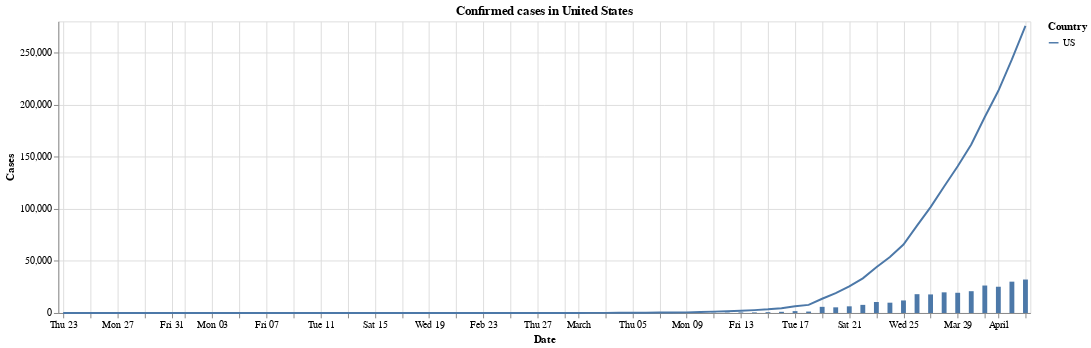

The code cell stored with this chart in its notebook:
### Code cell
_chart = chart_countries_timeline(df_confirmed, ['US']).properties(title = 'Confirmed cases in United States')
_diff = chart_countries_timeline_diff(df_confirmed, 'US')

(_chart + _diff)

### Figure 1 — Vega-Lite specification as saved in the notebook (floating-point values rounded to 4 significant figures)
{"config": {"view": {"continuousWidth": 400, "continuousHeight": 300}}, "layer": [{"data": {"name": "data-043303f3102cf8f164a7c38218e74d29"}, "mark": "line", "encoding": {"color": {"type": "nominal", "field": "Country"}, "opacity": {"condition": {"value": 1, "selection": "selector003"}, "value": 0.2}, "tooltip": [{"type": "nominal", "field": "Country"}, {"type": "temporal", "field": "Date"}, {"type": "quantitative", "field": "Cases"}], "x": {"type": "temporal", "field": "Date"}, "y": {"type": "quantitative", "field": "Cases"}}, "selection": {"selector003": {"type": "multi", "fields": ["Country"], "bind": "legend"}}, "title": "Confirmed cases in United States", "width": 1000}, {"data": {"name": "data-6c18279c1324b1d2d230ca61be7e0c03"}, "mark": "bar", "encoding": {"x": {"type": "temporal", "field": "Date"}, "y": {"type": "quantitative", "field": "Cases"}}}], "$schema": "https://vega.github.io/schema/vega-lite/v4.0.2.json", "datasets": {"data-043303f3102cf8f164a7c38218e74d29": [{"Country": "US", "Date": "2020-01-23T00:00:00", "Cases": 1}, {"Country": "US", "Date": "2020-01-24T00:00:00", "Cases": 2}, {"Country": "US", "Date": "2020-01-25T00:00:00", "Cases": 2}, {"Country": "US", "Date": "2020-01-26T00:00:00", "Cases": 5}, {"Country": "US", "Date": "2020-01-27T00:00:00", "Cases": 5}, {"Country": "US", "Date": "2020-01-28T00:00:00", "Cases": 5}, {"Country": "US", "Date": "2020-01-29T00:00:00", "Cases": 5}, {"Country": "US", "Date": "2020-01-30T00:00:00", "Cases": 5}, {"Country": "US", "Date": "2020-01-31T00:00:00", "Cases": 7}, {"Country": "US", "Date": "2020-02-01T00:00:00", "Cases": 8}, {"Country": "US", "Date": "2020-02-02T00:00:00", "Cases": 8}, {"Country": "US", "Date": "2020-02-03T00:00:00", "Cases": 11}, {"Country": "US", "Date": "2020-02-04T00:00:00", "Cases": 11}, {"Country": "US", "Date": "2020-02-05T00:00:00", "Cases": 11}, {"Country": "US", "Date": "2020-02-06T00:00:00", "Cases": 11}, {"Country": "US", "Date": "2020-02-07T00:00:00", "Cases": 11}, {"Country": "US", "Date": "2020-02-08T00:00:00", "Cases": 11}, {"Country": "US", "Date": "2020-02-09T00:00:00", "Cases": 11}, {"Country": "US", "Date": "2020-02-10T00:00:00", "Cases": 11}, {"Country": "US", "Date": "2020-02-11T00:00:00", "Cases": 12}, {"Country": "US", "Date": "2020-02-12T00:00:00", "Cases": 12}, {"Country": "US", "Date": "2020-02-13T00:00:00", "Cases": 13}, {"Country": "US", "Date": "2020-02-14T00:00:00", "Cases": 13}, {"Country": "US", "Date": "2020-02-15T00:00:00", "Cases": 13}, {"Country": "US", "Date": "2020-02-16T00:00:00", "Cases": 13}, {"Country": "US", "Date": "2020-02-17T00:00:00", "Cases": 13}, {"Country": "US", "Date": "2020-02-18T00:00:00", "Cases": 13}, {"Country": "US", "Date": "2020-02-19T00:00:00", "Cases": 13}, {"Country": "US", "Date": "2020-02-20T00:00:00", "Cases": 13}, {"Country": "US", "Date": "2020-02-21T00:00:00", "Cases": 15}, {"Country": "US", "Date": "2020-02-22T00:00:00", "Cases": 15}, {"Country": "US", "Date": "2020-02-23T00:00:00", "Cases": 15}, {"Country": "US", "Date": "2020-02-24T00:00:00", "Cases": 51}, {"Country": "US", "Date": "2020-02-25T00:00:00", "Cases": 51}, {"Country": "US", "Date": "2020-02-26T00:00:00", "Cases": 57}, {"Country": "US", "Date": "2020-02-27T00:00:00", "Cases": 58}, {"Country": "US", "Date": "2020-02-28T00:00:00", "Cases": 60}, {"Country": "US", "Date": "2020-02-29T00:00:00", "Cases": 68}, {"Country": "US", "Date": "2020-03-01T00:00:00", "Cases": 74}, {"Country": "US", "Date": "2020-03-02T00:00:00", "Cases": 98}, {"Country": "US", "Date": "2020-03-03T00:00:00", "Cases": 118}, {"Country": "US", "Date": "2020-03-04T00:00:00", "Cases": 149}, {"Country": "US", "Date": "2020-03-05T00:00:00", "Cases": 217}, {"Country": "US", "Date": "2020-03-06T00:00:00", "Cases": 262}, {"Country": "US", "Date": "2020-03-07T00:00:00", "Cases": 402}, {"Country": "US", "Date": "2020-03-08T00:00:00", "Cases": 518}, {"Country": "US", "Date": "2020-03-09T00:00:00", "Cases": 583}, {"Country": "US", "Date": "2020-03-10T00:00:00", "Cases": 959}, {"Country": "US", "Date": "2020-03-11T00:00:00", "Cases": 1281}, {"Country": "US", "Date": "2020-03-12T00:00:00", "Cases": 1663}, {"Country": "US", "Date": "2020-03-13T00:00:00", "Cases": 2179}, {"Country": "US", "Date": "2020-03-14T00:00:00", "Cases": 2727}, {"Country": "US", "Date": "2020-03-15T00:00:00", "Cases": 3499}, {"Country": "US", "Date": "2020-03-16T00:00:00", "Cases": 4632}, {"Country": "US", "Date": "2020-03-17T00:00:00", "Cases": 6421}, {"Country": "US", "Date": "2020-03-18T00:00:00", "Cases": 7783}, {"Country": "US", "Date": "2020-03-19T00:00:00", "Cases": 13677}, {"Country": "US", "Date": "2020-03-20T00:00:00", "Cases": 19100}, {"Country": "US", "Date": "2020-03-21T00:00:00", "Cases": 25489}, {"Country": "US", "Date": "2020-03-22T00:00:00", "Cases": 33276}, {"Country": "US", "Date": "2020-03-23T00:00:00", "Cases": 43847}, {"Country": "US", "Date": "2020-03-24T00:00:00", "Cases": 53740}, {"Country": "US", "Date": "2020-03-25T00:00:00", "Cases": 65778}, {"Country": "US", "Date": "2020-03-26T00:00:00", "Cases": 83836}, {"Country": "US", "Date": "2020-03-27T00:00:00", "Cases": 101657}, {"Country": "US", "Date": "2020-03-28T00:00:00", "Cases": 121478}, {"Country": "US", "Date": "2020-03-29T00:00:00", "Cases": 140886}, {"Country": "US", "Date": "2020-03-30T00:00:00", "Cases": 161807}, {"Country": "US", "Date": "2020-03-31T00:00:00", "Cases": 188172}, {"Country": "US", "Date": "2020-04-01T00:00:00", "Cases": 213372}, {"Country": "US", "Date": "2020-04-02T00:00:00", "Cases": 243453}, {"Country": "US", "Date": "2020-04-03T00:00:00", "Cases": 275586}], "data-6c18279c1324b1d2d230ca61be7e0c03": [{"Date": "2020-01-22T00:00:00", "Cases": null}, {"Date": "2020-01-23T00:00:00", "Cases": 0.0}, {"Date": "2020-01-24T00:00:00", "Cases": 1.0}, {"Date": "2020-01-25T00:00:00", "Cases": 0.0}, {"Date": "2020-01-26T00:00:00", "Cases": 3.0}, {"Date": "2020-01-27T00:00:00", "Cases": 0.0}, {"Date": "2020-01-28T00:00:00", "Cases": 0.0}, {"Date": "2020-01-29T00:00:00", "Cases": 0.0}, {"Date": "2020-01-30T00:00:00", "Cases": 0.0}, {"Date": "2020-01-31T00:00:00", "Cases": 2.0}, {"Date": "2020-02-01T00:00:00", "Cases": 1.0}, {"Date": "2020-02-02T00:00:00", "Cases": 0.0}, {"Date": "2020-02-03T00:00:00", "Cases": 3.0}, {"Date": "2020-02-04T00:00:00", "Cases": 0.0}, {"Date": "2020-02-05T00:00:00", "Cases": 0.0}, {"Date": "2020-02-06T00:00:00", "Cases": 0.0}, {"Date": "2020-02-07T00:00:00", "Cases": 0.0}, {"Date": "2020-02-08T00:00:00", "Cases": 0.0}, {"Date": "2020-02-09T00:00:00", "Cases": 0.0}, {"Date": "2020-02-10T00:00:00", "Cases": 0.0}, {"Date": "2020-02-11T00:00:00", "Cases": 1.0}, {"Date": "2020-02-12T00:00:00", "Cases": 0.0}, {"Date": "2020-02-13T00:00:00", "Cases": 1.0}, {"Date": "2020-02-14T00:00:00", "Cases": 0.0}, {"Date": "2020-02-15T00:00:00", "Cases": 0.0}, {"Date": "2020-02-16T00:00:00", "Cases": 0.0}, {"Date": "2020-02-17T00:00:00", "Cases": 0.0}, {"Date": "2020-02-18T00:00:00", "Cases": 0.0}, {"Date": "2020-02-19T00:00:00", "Cases": 0.0}, {"Date": "2020-02-20T00:00:00", "Cases": 0.0}, {"Date": "2020-02-21T00:00:00", "Cases": 2.0}, {"Date": "2020-02-22T00:00:00", "Cases": 0.0}, {"Date": "2020-02-23T00:00:00", "Cases": 0.0}, {"Date": "2020-02-24T00:00:00", "Cases": 36.0}, {"Date": "2020-02-25T00:00:00", "Cases": 0.0}, {"Date": "2020-02-26T00:00:00", "Cases": 6.0}, {"Date": "2020-02-27T00:00:00", "Cases": 1.0}, {"Date": "2020-02-28T00:00:00", "Cases": 2.0}, {"Date": "2020-02-29T00:00:00", "Cases": 8.0}, {"Date": "2020-03-01T00:00:00", "Cases": 6.0}, {"Date": "2020-03-02T00:00:00", "Cases": 24.0}, {"Date": "2020-03-03T00:00:00", "Cases": 20.0}, {"Date": "2020-03-04T00:00:00", "Cases": 31.0}, {"Date": "2020-03-05T00:00:00", "Cases": 68.0}, {"Date": "2020-03-06T00:00:00", "Cases": 45.0}, {"Date": "2020-03-07T00:00:00", "Cases": 140.0}, {"Date": "2020-03-08T00:00:00", "Cases": 116.0}, {"Date": "2020-03-09T00:00:00", "Cases": 65.0}, {"Date": "2020-03-10T00:00:00", "Cases": 376.0}, {"Date": "2020-03-11T00:00:00", "Cases": 322.0}, {"Date": "2020-03-12T00:00:00", "Cases": 382.0}, {"Date": "2020-03-13T00:00:00", "Cases": 516.0}, {"Date": "2020-03-14T00:00:00", "Cases": 548.0}, {"Date": "2020-03-15T00:00:00", "Cases": 772.0}, {"Date": "2020-03-16T00:00:00", "Cases": 1133.0}, {"Date": "2020-03-17T00:00:00", "Cases": 1789.0}, {"Date": "2020-03-18T00:00:00", "Cases": 1362.0}, {"Date": "2020-03-19T00:00:00", "Cases": 5894.0}, {"Date": "2020-03-20T00:00:00", "Cases": 5423.0}, {"Date": "2020-03-21T00:00:00", "Cases": 6389.0}, {"Date": "2020-03-22T00:00:00", "Cases": 7787.0}, {"Date": "2020-03-23T00:00:00", "Cases": 10570.0}, {"Date": "2020-03-24T00:00:00", "Cases": 9893.0}, {"Date": "2020-03-25T00:00:00", "Cases": 12040.0}, {"Date": "2020-03-26T00:00:00", "Cases": 18060.0}, {"Date": "2020-03-27T00:00:00", "Cases": 17820.0}, {"Date": "2020-03-28T00:00:00", "Cases": 19820.0}, {"Date": "2020-03-29T00:00:00", "Cases": 19410.0}, {"Date": "2020-03-30T00:00:00", "Cases": 20920.0}, {"Date": "2020-03-31T00:00:00", "Cases": 26360.0}, {"Date": "2020-04-01T00:00:00", "Cases": 25200.0}, {"Date": "2020-04-02T00:00:00", "Cases": 30080.0}, {"Date": "2020-04-03T00:00:00", "Cases": 32130.0}]}}
